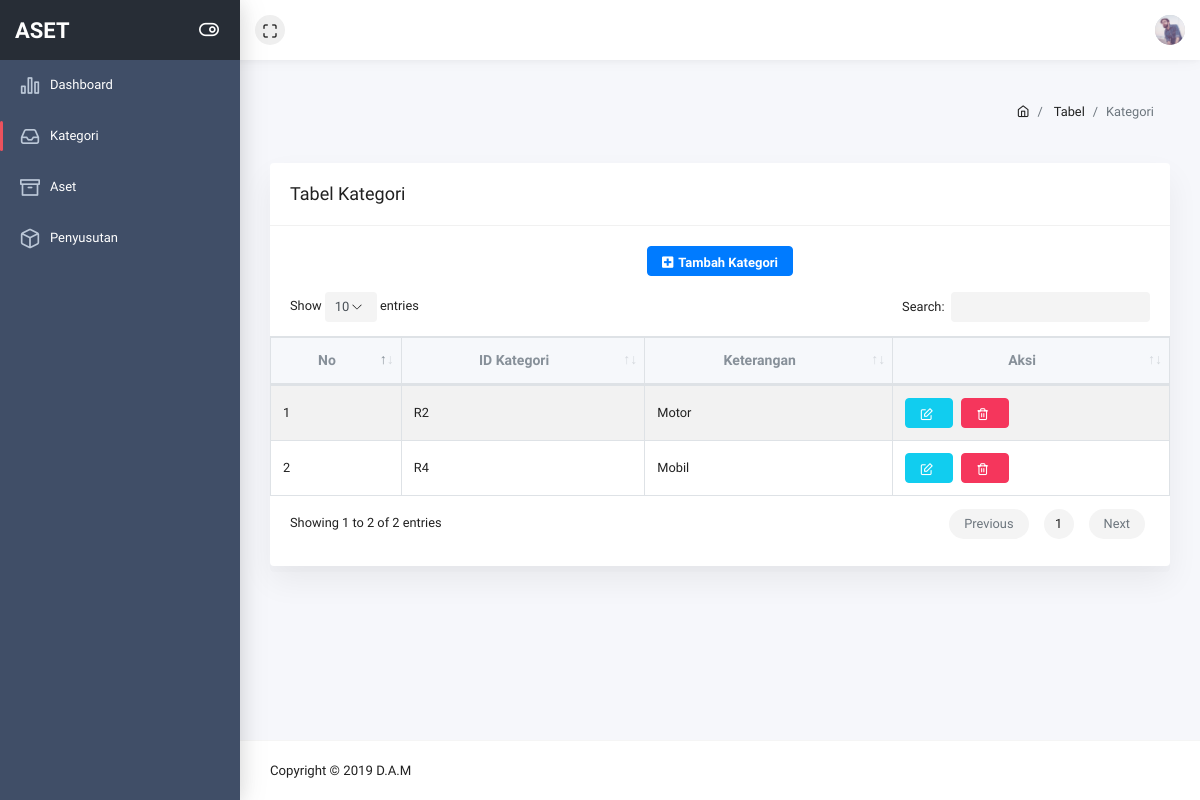
The app's page /pages/table-kategori.php with its own data.
### tables this page shows
CREATE TABLE `tb_kategori` (
  `id_kategori` varchar(18) NOT NULL,
  `kete_kategori` varchar(25) NOT NULL
);

### base_url.php (called while the page is built)
<?php
function pathUrl($dir = __DIR__){
    $root = "";
    $dir = str_replace('\\', '/', realpath($dir));
    $root .= !empty($_SERVER['HTTPS']) ? 'https' : 'http';
    $root .= '://' . $_SERVER['HTTP_HOST'];
    if(!empty($_SERVER['CONTEXT_PREFIX'])) {
        $root .= $_SERVER['CONTEXT_PREFIX'];
        $root .= substr($dir, strlen($_SERVER[ 'CONTEXT_DOCUMENT_ROOT' ]));
    } else {
        $root .= substr($dir, strlen($_SERVER[ 'DOCUMENT_ROOT' ]));
    }
    $root .= '/';
    return $root;
}
$base_url = pathUrl();
?>

### pages/table-kategori.php (the view, shortened to what this page needs)
<?php
include_once "../base_url.php";
?>
<!doctype html>
<html class="no-js" lang="en">
    <head>
        <link rel="stylesheet" href="<?php echo $base_url ?>assets/plugins/bootstrap/dist/css/bootstrap.min.css">
        <link rel="stylesheet" href="<?php echo $base_url ?>assets/plugins/fontawesome-free/css/all.min.css">
        <link rel="stylesheet" href="<?php echo $base_url ?>assets/plugins/ionicons/dist/css/ionicons.min.css">
        <link rel="stylesheet" href="<?php echo $base_url ?>assets/plugins/icon-kit/dist/css/iconkit.min.css">
        <link rel="stylesheet" href="<?php echo $base_url ?>assets/plugins/perfect-scrollbar/css/perfect-scrollbar.css">
        <link rel="stylesheet" href="<?php echo $base_url ?>assets/plugins/datatables.net-bs4/css/dataTables.bootstrap4.min.css">
        <link rel="stylesheet" href="<?php echo $base_url ?>assets/dist/css/theme.min.css">
    </head>
    <body>
        <div class="wrapper">
            <header class="header-top" header-theme="light">
                <div class="container-fluid">
                    <div class="d-flex justify-content-between">
                        <div class="top-menu d-flex align-items-center">
                            <button type="button" id="navbar-fullscreen" class="nav-link"><i class="ik ik-maximize"></i></button>
                        </div>
                        <div class="top-menu d-flex align-items-center">
                            <div class="dropdown">
                                <a class="dropdown-toggle" href="#" id="userDropdown" role="button" data-toggle="dropdown" aria-haspopup="true" aria-expanded="false"><img class="avatar" src="<?php echo $base_url ?>assets/img/user.jpg" alt=""></a>
                            </div>
                        </div>
                    </div>
                </div>
            </header>
            <div class="page-wrap">
                <div class="app-sidebar colored">
                    <div class="sidebar-header">
                        <a class="header-brand" >
                            <span class="text">ASET</span>
                        </a>
                        <button type="button" class="nav-toggle"><i data-toggle="expanded" class="ik ik-toggle-right toggle-icon"></i></button>
                    </div>
                    <div class="sidebar-content">
                        <div class="nav-container">
                            <nav id="main-menu-navigation" class="navigation-main">
                                <div class="nav-item">
                                    <a href="dash_admin.php"><i class="ik ik-bar-chart-2"></i><span>Dashboard</span></a>
                                </div>
                                <div class="nav-item active">
                                    <a href="table-kategori.php"><i class="ik ik-inbox"></i><span>Kategori</span></a>
                                </div>
                                <div class="nav-item">
                                    <a href="table-aset.php"><i class="ik ik-archive"></i><span>Aset</span></a>
                                </div>
                                <div class="nav-item">
                                    <a href="table-penyusutan.php"><i class="ik ik-box"></i><span>Penyusutan</span></a>
                                </div>
                            </nav>
                        </div>
                    </div>
                </div>
                <div class="main-content">
                    <div class="container-fluid">
                        <div class="page-header">
                            <div class="row align-items-end">
                                <div class="col-lg-8">
                                </div>
                                <div class="col-lg-4">
                                    <nav class="breadcrumb-container" aria-label="breadcrumb">
                                        <ol class="breadcrumb">
                                            <li class="breadcrumb-item">
                                                <a href="<?php echo $base_url ?>dash_admin.php"><i class="ik ik-home"></i></a>
                                            </li>
                                            <li class="breadcrumb-item">
                                                <a href="#">Tabel</a>
                                            </li>
                                            <li class="breadcrumb-item active" aria-current="page">Kategori</li>
                                        </ol>
                                    </nav>
                                </div>
                            </div>
                        </div>
                        <div class="row">
                            <div class="col-md-12">
                                <div class="card">
                                    <div class="card-header"><h3>Tabel Kategori</h3>
                                    </div>
                                    <div class="card-body">
                                        <div class="text-center">
                                            <button type='button' class='btn btn-primary ' data-toggle='modal' data-target='#tambah_kategori'><i class="fa fa-plus-square" aria-hidden="true"></i>Tambah Kategori
                                            </button>
                                        </div>
                                    <table id="simpletable" class="table table-striped table-bordered nowrap">
                                        <thead>
                                        <tr>
                                            <th class="text-center">No</th>
                                            <th class="text-center">ID Kategori</th>
                                            <th class="text-center">Keterangan</th>
                                            <th class="text-center">Aksi</th>
                                        </tr>
                                        </thead>
                                        <tbody>
                                            <?php
                                                include '../config/config.php';
                                                $kategori = mysqli_query($mysqli,"SELECT * FROM tb_kategori");
                                                $no = 1;
                                                if($kategori){
                                                    while($row = mysqli_fetch_array($kategori))
                                                    {
                                                        echo "<tr>
                                                        <td>".$no++."</td>
                                                        <td>".$row['id_kategori']."</td>
                                                        <td>".$row['kete_kategori']."</td>
                                                        <td>
                                                        <form method='post' action='".$base_url."controller/delete_kategori.php'>
                                                            <button type='button' class='btn btn-info' style='margin-right: 5px;' data-toggle='modal' data-target='#edit_kategori' data-id=".$row['id_kategori']."><i class='ik ik-edit'></i>
                                                            </button>
                                                                <button type'button' class='btn btn-danger' name='hapus'><i class='ik ik-trash-2'></i>
                                                                <input type='hidden' name='id' value=".$row['id_kategori']."></button>
                                                            </form>
                                                        </td>
                                                    </tr>";
                                                    }
                                                }
                                            ?>
                                        </tbody>
                                    </table>
                                </div>
                            </div>
                        </div>
                    </div>
                </div>
            </div>
                <footer class="footer">
                    <div class="w-100 clearfix">
                        <span class="text-center text-sm-left d-md-inline-block">Copyright © 2019 D.A.M</span>
                    </div>
                </footer>
            </div>
        </div>
    </body>
</html>

### records on screen
tb_kategori: id_kategori "R2", kete_kategori "Motor"
tb_kategori: id_kategori "R4", kete_kategori "Mobil"
